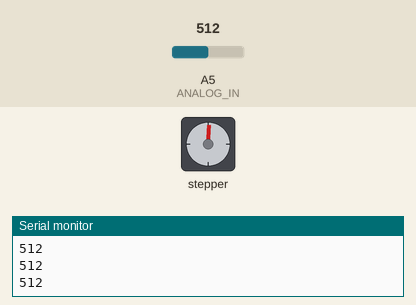
Simulated run of this sketch. Board: Arduino Uno, built with avr-gcc and run on an emulated ATmega328P. Parts: stepper motor, the last lines printed to the serial monitor. Inputs (shaded band) come from the test bench; at power-on: A5 (ANALOG_IN) = 512. Stepper angles assume 2048 steps per turn.

Above: at 1.2 s.
1.3 s: A5 (ANALOG_IN) set to 900
At 1.63 s:
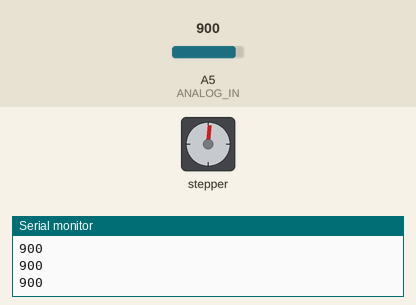
3.1 s: A5 (ANALOG_IN) set to 511
At 3.31 s:
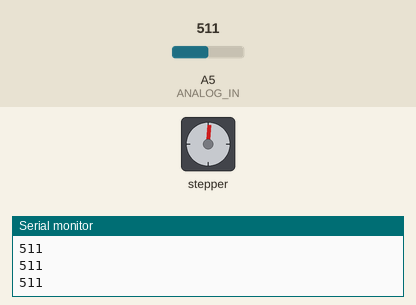
5.0 s: A5 (ANALOG_IN) set to 1023
At 5.35 s:
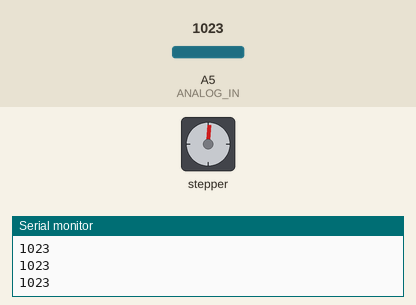
Timing chart, 0 to 8.0 s (numbered marks = the images above; inputs shaded):
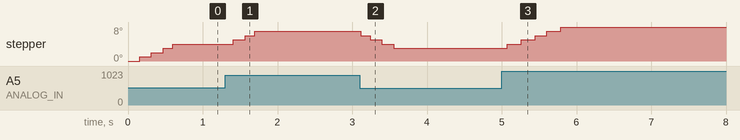

The sketch:

ProportionalControl.ino
```cpp
// (licence header left out)
#include <AccelStepper.h>

#define STEPS_PER_VALUE 4

// Define a stepper and the pins it will use
AccelStepper stepper(AccelStepper::FULL4WIRE, 11, 10, 9, 8); // Defaults to AccelStepper::FULL4WIRE (4 pins) on 2, 3, 4, 5

// This defines the analog input pin for reading the control voltage
// Tested with a 10k linear pot between 5v and GND
#define ANALOG_IN A5

int last_analogRead;
int location;

void setup()
{
  stepper.setMaxSpeed(100);
  Serial.begin(9600);
}

void loop()
{

  // Read new position
  int analog_in = analogRead(ANALOG_IN);
    Serial.println(analog_in);
  if(abs(analog_in - last_analogRead) > 10) {
    last_analogRead = analog_in;
    location = map(analog_in, 0, 1023, 0, 12) * STEPS_PER_VALUE;
    stepper.moveTo(location);
  }
  stepper.setSpeed(40);
  stepper.runSpeedToPosition();
}
```
